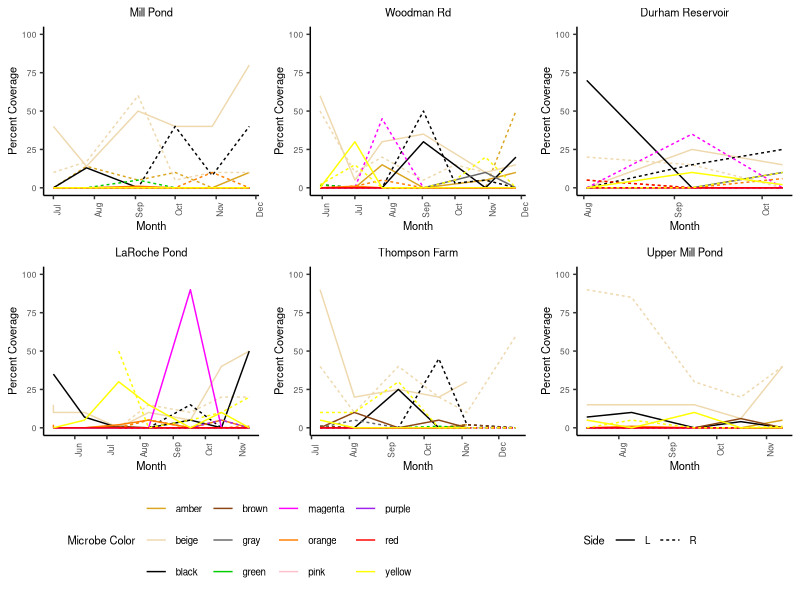
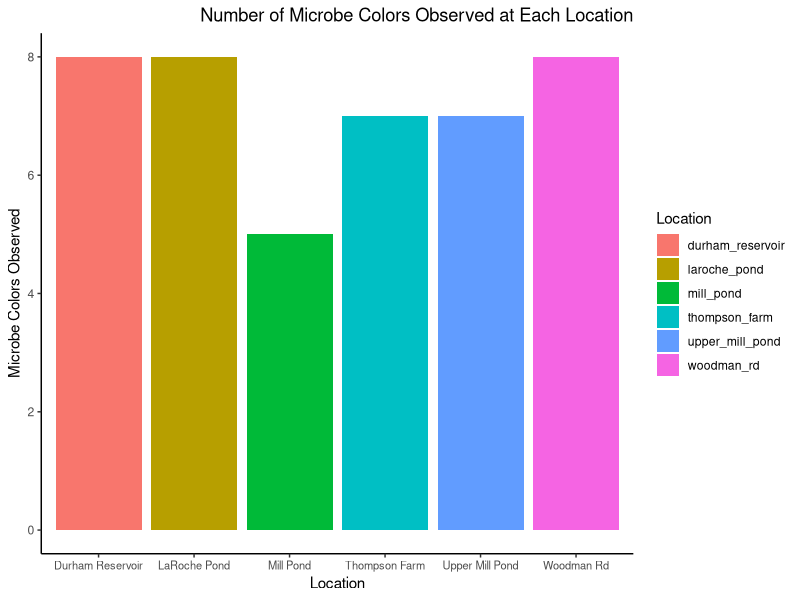
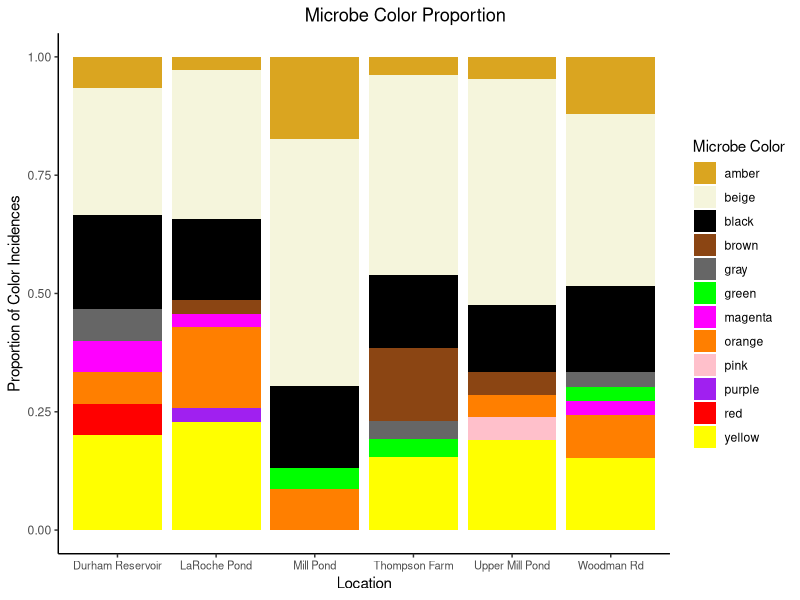
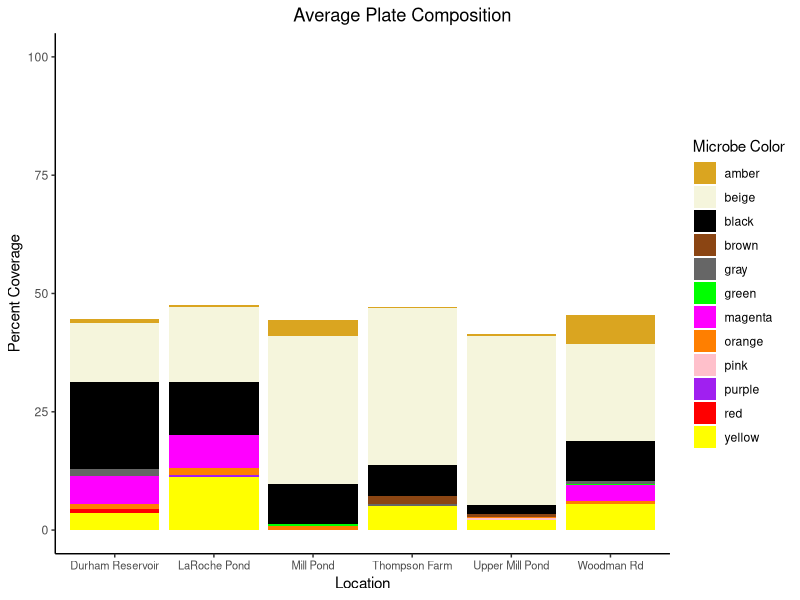

These charts were generated, in order, by the following R code:
## ---- chunk 1
knitr::opts_chunk$set(echo = TRUE)
library(ggplot2)
library(tidyverse)
library(lubridate)
library(cowplot)
Plate_Count <- read_csv("finalplatecount.csv")

#fixing errors in data frame

Plate_Count$Date[79] = "7/12/22"

Plate_Count <- Plate_Count %>% 
  mutate_all( ~ifelse(. == "Green", "green", .))

Plate_Count<- Plate_Count %>% 
  mutate_all(~ifelse(. == "light red", "light_red", .))

#renaming color values since I named them poorly when recording data
#also shortening them to fit in figures better

Plate_Count<- Plate_Count %>% 
  mutate_all(~ifelse(. == "light_yellow", "beige", .))

Plate_Count<- Plate_Count %>% 
  mutate_all(~ifelse(. == "pink", "magenta", .))

Plate_Count<- Plate_Count %>% 
  mutate_all(~ifelse(. == "light_red", "pink", .))

Plate_Count<- Plate_Count %>% 
  mutate_all(~ifelse(. == "dark_yellow", "amber", .))

## ---- chunk 2

#generating a new dataframe
make_plot_df <- Plate_Count %>% 
  drop_na(Side) %>% 
  filter(Side != "na") %>% #
  mutate(real_dates = mdy(Date))

#start of matrix: created to show represent every single color at every single sampling date (even when there is 0% coverage, this is represented in the matrix)

#making a list of color names by grabbing unique values in columns 5, 7, 9, and 11
colornames <- unique(unlist(make_plot_df[,c(5,7,9,11)])) 

#creating empty vector that will have columns equal to the length of color names and rows equal to the number of rows in make_plot_df
num_col_abund <- matrix(nrow=nrow(make_plot_df),ncol=length(colornames))

#For loop going through the list of colors: For each color, check the "microbe 1" column (row by row). If the color that is being indexed is present in the row, go to the next column to report the percent coverage. If it is not present in that row, report a zero. Repeats for all "microbe color" columns (5, 7, 9, and 11).
for(i in 1:length(colornames)) {
  
  num_col_abund[,i] <- as.numeric(unlist(sapply(1:nrow(make_plot_df), function(z)
    ifelse(any(make_plot_df[z,c(5,7,9,11)]==colornames[i]),
           make_plot_df[z,c(6,8,10,12)[which(make_plot_df[z,c(5,7,9,11)]==colornames[i])]],
           0))))
}

#setting the column names in the matrix to be the color names
colnames(num_col_abund) <- colornames

#adjusting the matrix to remove columns that include na values
num_col_abund2 <- num_col_abund[,-which(colornames=="na")]
## ---- chunk 3

#11/13: still need to fix dates... decide how we want the dates to appear (same x axis or specific x axis to each location)

#this chunk takes the matrix (num_col_abund2) and puts it into a function to generate line graphs for all the locations and sites at once

#converts matrix (num_col_abund_2) into a new df for plotting
all_colors_df <- data.frame(num_col_abund2) %>% 
  mutate("Location" = make_plot_df$Location,
         "Date" = make_plot_df$real_dates,
         "Side" = make_plot_df$Side) %>% 
  pivot_longer(cols = c(1:12)) 

#changing the data types for plotting purposes
all_colors_df$Location <- as.factor(all_colors_df$Location)
all_colors_df$Date <- as.Date(all_colors_df$Date, format = "%Y-%m-%d")

#open plot_all function: if else statement used to make overall legend in final figure
plot_all <- function(location = NULL) { 
    if (!is.null(location)) { 
      all_colors_plot <- all_colors_df %>% 
        filter(Location == location)
    }
    else {
      all_colors_plot <- all_colors_df
    }
  
   #new data frame made from the matrix that includes all colors necessary for analysis
    all_colors_plot %>% 
    ggplot(aes(x=Date, 
               y=value, 
               color=name, 
               linetype = Side)) +
    geom_line(size=.5) +
    labs(color = "Microbe Color",
         x = "Month",
         y = "Percent Coverage") +
    scale_color_manual(values = c("amber" = "goldenrod", 
                                  "black" = "black", 
                                  "yellow" = "yellow", 
                                  "orange" = "darkorange1",
                                  "beige" = "wheat2", 
                                  "magenta" = "magenta",
                                  "gray" = "gray40",
                                  "green" = "green3",
                                  "brown" = "saddlebrown",
                                  "pink" = "pink",
                                  "red" = "red",
                                  "purple" = "purple")) +
      scale_y_continuous(limits = c(0, 100), 
                         breaks = seq(0, 100, by = 25)) +
    scale_x_date(#limits = c(min(all_colors_df$Date), max(all_colors_df$Date)),
                date_labels = "%b",
                date_breaks = "1 month",
                date_minor_breaks = "1 week") +
    #expand_limits(x = c(as.Date("2022-05-01"), as.Date("2022-12-31"))) +
    theme_classic() +
      theme(axis.text.x = element_text(angle = 90, 
                                       size = 6),
            axis.text.y = element_text(size = 6),
            plot.title = element_text(size = 8, 
                                      hjust = 0.5),
            axis.title = element_text(size = 8),
            legend.title = element_text(size=8))

}
#close plot_all

#open no_function: function for taking away individual legends
no_legend <- function(p) { 
  return(p + theme(legend.position = "none"))
} #close no_legend


#generating individual plots before combining in grid
plotA <- plot_all("mill_pond") + labs(title = "Mill Pond") 
plotB <- plot_all("woodman_rd") + labs(title = "Woodman Rd")
plotC <- plot_all("durham_reservoir") + labs(title = "Durham Reservoir")
plotD <- plot_all("laroche_pond") + labs(title = "LaRoche Pond")
plotE <- plot_all("thompson_farm") + labs(title = "Thompson Farm")
plotF <- plot_all("upper_mill_pond") + labs(title = "Upper Mill Pond")

#generating "color inclusive" legend for "Side"
plot_legend_side <- get_legend(
  plot_all() +
    theme(legend.direction = "horizontal",
          legend.text = element_text(size = 7)) +
    guides(linetype = F))

#generating "color inclusive" legend for "color"
plot_legend_color <- get_legend(
  plot_all() +
    theme(legend.direction = "horizontal",
          legend.text = element_text(size = 7)) +
    guides(color = F))

#removing individual legends ("no_legend" custom function) and putting all the plots into a grid ("plot_grid" from cowplot) without a legend
grid_no_legend <- plot_grid(no_legend(plotA) , no_legend(plotB), no_legend(plotC), no_legend(plotD), no_legend(plotE), no_legend(plotF), ncol = 3)

#legend object that combines side and color data with size
grid_plot_legends <- plot_grid(plot_legend_side, plot_legend_color, rel_widths = c(0.60, 0.40))

#adding the overall legend to the grid using "make_grid_plot" (plots put into grid), and "plot_legend" (legend accounting for all locations)
line_grid_plot <- plot_grid(grid_no_legend, grid_plot_legends, ncol = 1, rel_heights = c(1, 0.25))

#displaying plot
line_grid_plot
## ---- chunk 4

#creating a DF that includes the total microbe colors counted in each location
total_loc_microbe_count <- all_colors_df %>% 
  filter(value >0) %>% 
  group_by(Location, name) %>% 
  summarise(value = n_distinct(Location))

#summing the total microbe colors counted in each location 
location_microbe <- total_loc_microbe_count %>% 
  group_by(Location) %>% 
  summarise(total_colors = sum(value))

#piping total microbe colors into bar graph
location_microbe %>% 
  ggplot(aes(x = Location, 
             y = total_colors, 
             fill = Location)) +
  geom_bar(stat = "identity") +
  labs(x = "Location", 
       y = "Microbe Colors Observed", 
       title = "Number of Microbe Colors Observed at Each Location") +
  scale_x_discrete(labels = c("durham_reservoir" = "Durham Reservoir", 
                              "laroche_pond" = "LaRoche Pond", 
                              "mill_pond" = "Mill Pond",
                              "thompson_farm" = "Thompson Farm",
                              "upper_mill_pond" = "Upper Mill Pond",
                              "woodman_rd" = "Woodman Rd")) +
  theme_classic() +
  theme(axis.text.x = element_text(size = 8),
        plot.title = element_text(hjust = 1))
## ---- chunk 5

#maybe can use as a figure to show the variance in sample sizes
library(knitr)
library(kableExtra)
sample_numbers <- make_plot_df %>% 
  group_by(Location) %>% 
  summarise(Samples = n())

sample_table <- kable(sample_numbers, format = "html", caption = "Number of Samples")

print(sample_table)
## ---- chunk 6

#df with no zeroes
all_colors_df_2 <- all_colors_df %>% 
  filter(value != 0)

#creating stacked bar graph showing the proportion (prop_fig) of microbe color incidences for each location 
prop_fig <- all_colors_df_2 %>% 
  ggplot(aes(x = Location, fill = name)) +
  geom_bar(position = "fill") +
  scale_fill_manual(values = c(
    amber = "goldenrod",
    beige = "beige",
    black = "black",
    orange = "darkorange1",
    magenta = "magenta",
    yellow = "yellow", 
    gray = "gray40",
    green = "green",
    brown = "saddlebrown",
    pink = "pink",
    red = "red",
    purple = "purple")) +
  labs(
    title = "Microbe Color Proportion", 
    y = "Proportion of Color Incidences", 
    x = "Location",
    fill = "Microbe Color") +
  scale_x_discrete(labels = c("durham_reservoir" = "Durham Reservoir", 
                                "laroche_pond" = "LaRoche Pond", 
                                "mill_pond" = "Mill Pond",
                               "thompson_farm" = "Thompson Farm",
                               "upper_mill_pond" = "Upper Mill Pond",
                               "woodman_rd" = "Woodman Rd")) +
  theme_classic() +
   theme(legend.position = "right",
         plot.title = element_text(hjust = 0.6)) +
  theme(axis.text.x = element_text(size = 8))

#displaying proportion stacked bar graph
prop_fig

#creating a new DF that includes the average percentage of each microbe color for each sampling date
avg_percent_colors_2 <- data.frame(num_col_abund2) %>% 
mutate("Location" = make_plot_df$Location,
       "Date" = make_plot_df$real_dates,
       "Side" = make_plot_df$Side) %>% 
group_by(Location) %>% 
summarise(amber = mean(amber), 
          beige = mean(beige),
          black = mean(black),
          orange = mean(orange),
          magenta = mean(magenta),
          yellow = mean(yellow),
          gray = mean(gray),
          green = mean(green),
          brown = mean(brown),
          pink = mean(pink),
          red = mean(red),
          purple = mean(purple)) %>% 
  pivot_longer(cols = c(2:13))

#creating a stacked bar graph showing the average microbe plate composition for each location: if you were to squish all plates from one location into one, this is the "average" plate you would see
avg_plate_fig <- avg_percent_colors_2 %>% 
  ggplot(aes(x = Location, y = value, fill = name)) +
    geom_bar(stat = "identity", position = "stack") +
    scale_x_discrete(labels = c("durham_reservoir" = "Durham Reservoir", 
                                "laroche_pond" = "LaRoche Pond", 
                                "mill_pond" = "Mill Pond",
                               "thompson_farm" = "Thompson Farm",
                               "upper_mill_pond" = "Upper Mill Pond",
                               "woodman_rd" = "Woodman Rd")) +
    labs(title = "Average Plate Composition", 
         y = "Percent Coverage", 
         x = "Location",
         fill = "Microbe Color") +
    scale_fill_manual(values = c(amber = "goldenrod",
                                beige = "beige",
                                black = "black",
                                orange = "darkorange1",
                                magenta = "magenta",
                                yellow = "yellow",
                                gray = "gray40",
                                green = "green",
                                brown = "saddlebrown",
                                pink = "pink",
                                red = "red",
                                purple = "purple")) +
  theme_classic() +
  theme(legend.position = "right",
         plot.title = element_text(hjust = 0.6)) +      
  scale_y_continuous(limits = c(0, 100),
                   breaks = seq(0, 100, by = 25)) +
  theme(axis.text.x = element_text(size = 8))

#displaying average plate figure
avg_plate_fig

## ---- chunk 7
#seasonality - need a DF that breaks dates into seasons (should have spring, summer, fall and winter, but spring/winter will only have one month each (May and December)).

#alyssa checking to see if this works
#ciana checking
